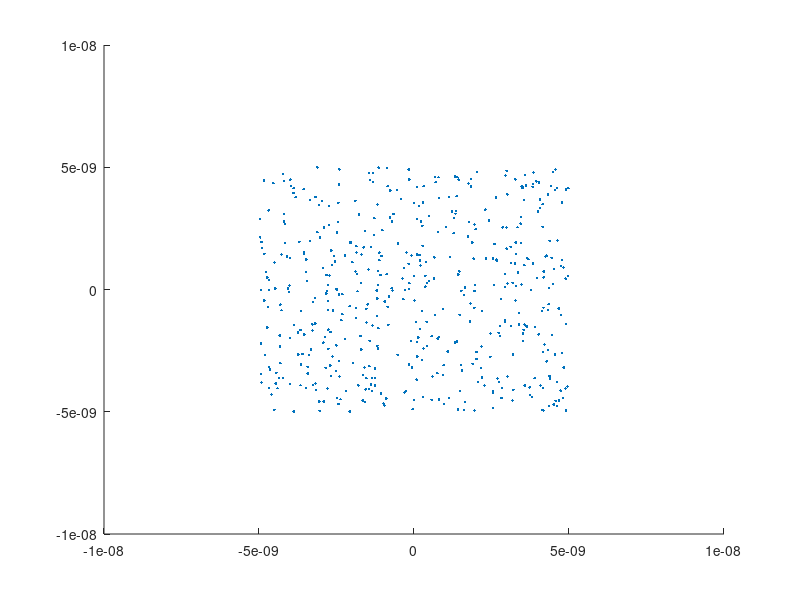

Reproduce this figure in MATLAB. (Note: this script raises an error after producing the figure.)
clear all;
close all;
clc;

% This code generates electrons in a given distribution and then
% uses a spring model for force between electrons

n_t = 1000;
n = 0;

d_t = 1e-13;

m_o = 9.10938215e-31;
r_o = 1e-9;

L = 10e-9;
W = 10e-9;

N = 500;

k = -0.0000000002;

% Here I define a variety of useful anonymous functions

compute_dist = @(d_x, d_y) sqrt( (d_x).^2 + (d_y).^2 );

compute_angle = @(x,y) atan2(y,x);

% Anonymous function to generate "N" uniformly distributed random numbers
% between a specified interval of "(a,b)"

uniform_random_position_gen = @(a,b,N) a + (b-a).*rand(N,1);

% Anonymous function to compute force by using the spring potential

force_spring_potential = @(r, r_o, k) (exp(k*(r)))*k*(r - r_o);

% Generate the electron positions.

electron_positions_x = uniform_random_position_gen(-L/2,L/2,N);
electron_positions_y = uniform_random_position_gen(-W/2,W/2,N);

electron_velocities_x = zeros(N,1);
electron_velocities_y = zeros(N,1);

% Compute the forces between each electron. This is done by using a spring
% potential model

f = figure;

while n < n_t
    for i=1:1:N
        x = electron_positions_x(i);
        y = electron_positions_y(i);

        v_x = electron_velocities_x(i);
        v_y = electron_velocities_y(i);

        for j=1:1:N
            if j == i
                continue
            end
            
            d_x = x - electron_positions_x(j);
            d_y = y - electron_positions_y(j);

            r = compute_dist(d_x, d_y);
            angle = compute_angle(d_x,d_y);

            F = force_spring_potential(r,r_o,k);

            F_x = F*cos(angle);
            F_y = F*sin(angle);

            a_x = F_x/m_o;
            a_y = F_y/m_o;

            v_x = v_x + a_x*d_t;
            v_y = v_y + a_y*d_t;
        end
        x = x + v_x*d_t;
        y = y + v_y*d_t;
        
        if x > L
            x = x - 2*L;
        elseif x < -L
            x = x + 2*L;
        end

        if y > W
            y = y - 2*W;
        elseif x < -W
            y = y + 2*W;
        end
        
        electron_positions_x(i) = x;
        electron_positions_y(i) = y;
        electron_velocities_x(i) = v_x;
        electron_velocities_y(i) = v_y;
    end

    scatter(electron_positions_x, electron_positions_y, '.');
    ylim([-W W]);
    xlim([-L L]);
    drawnow;
    frame = getframe(f);
    im = frame2im(frame);
    
    [imind,cm] = rgb2ind(im,256); 
    % Write to the GIF File 
    if n == 0 
      imwrite(imind,cm,'md_spring.gif','gif', 'Loopcount',inf); 
    else 
      imwrite(imind,cm,'md_spring.gif','gif','WriteMode','append'); 
    end 
    
    n = n+1;
end



